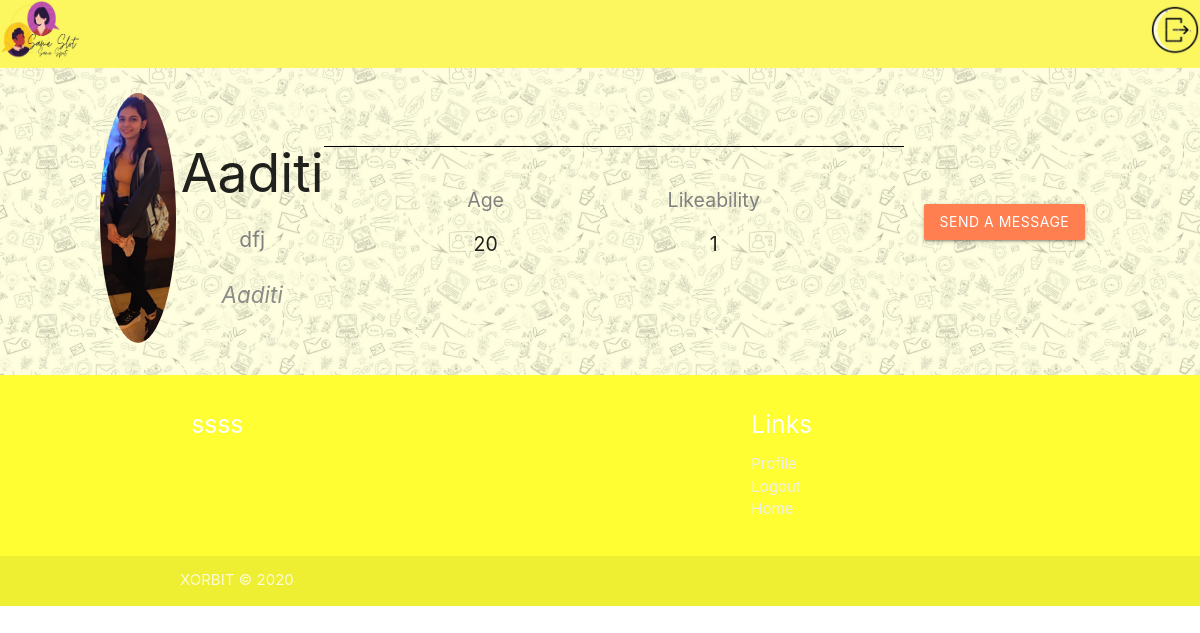
The page /user/3/ (signed in) on the database as committed earlier.
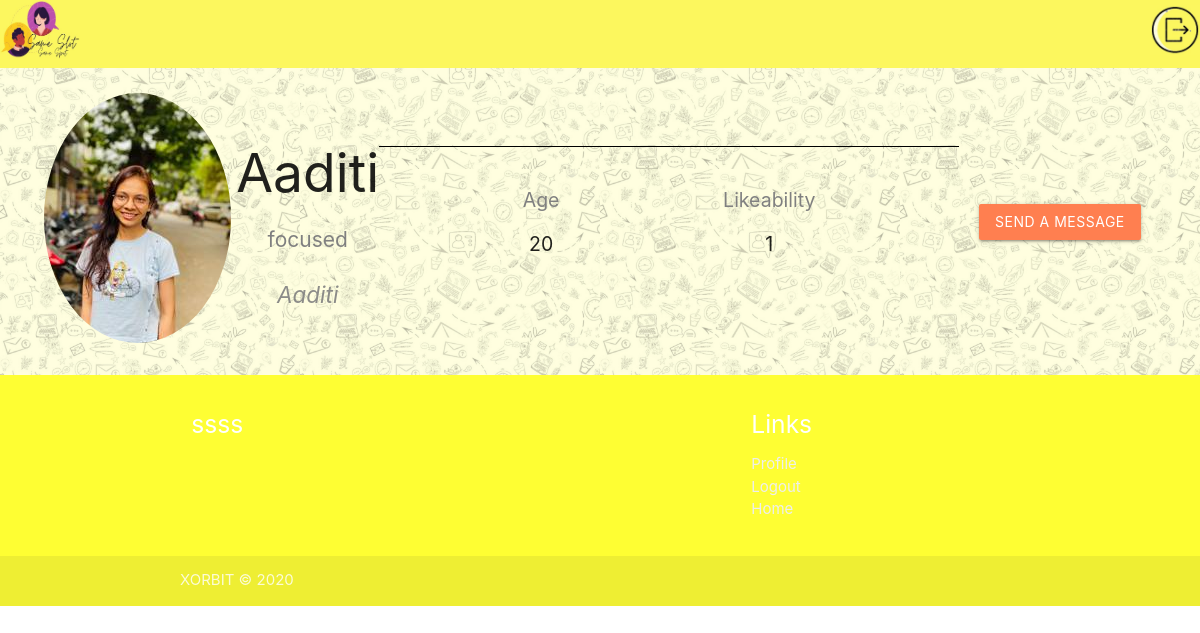
The same page on the database as committed later.
### users/models.py (models this page shows, shortened)
class Profile(models.Model):
    GENDER_C = [
        ("Male", "Male"),
        ("Female", "Female"),
        ("Other", "Other")
    ]
    PROFILE_T = [
        ("Bff's", "Bff's"),
        ("Dating", "Dating"),
        ("Business", "Business")
    ]
    user = models.OneToOneField(User, on_delete=models.CASCADE)
    full_name = models.CharField(max_length=100, null=True)
    age = models.IntegerField(null=True)
    gender = models.CharField(max_length=50, blank=True, null=True, choices=GENDER_C)
    profile_image = models.ImageField(upload_to='profile_pic', default="default.jpg", null=True, blank=True)
    bio = models.TextField(null=True)
    profiletype = models.CharField(max_length=50, choices=PROFILE_T, default=None, null=True, blank=True)
    likeability = models.ManyToManyField( User, related_name="likes", blank=True)
    blocked_by = models.ManyToManyField(User, related_name="blocked", blank=True)

### main/views.py (the view)
# urls.py: path("user/<int:pk>/", views.UserDetail.as_view(), name="user-detail"),
class UserDetail(LoginRequiredMixin, DetailView):
    model = Profile

### users/templates/users/profile_detail.html (shortened to what this page needs)
{% extends "base.html" %}
{% load crispy_forms_tags %}
{% block content %}
<section>
    <div class="navigation navigation--bg" style="background-color:#fcf75e">
      <div class="user-view">
        <a href="{% url 'profile-page' %}"><img  width="80px" height="60px"  src="/static/main/b3.jpg" />
      </div>
      <div>
        {% if user.is_authenticated %}
        <a href="{% url 'logout' %}"></a><img  width="50px" height="50px"  src="/static/main/b4.jpg" />
        {% else %}
        <a href="{% url 'login' %}" class="login link">Log in</a>
        {% endif %}
      </div>
  </div>
  <section class="profile">
    <div>
      <img src="{{object.profile_image.url}}" alt="" class="profile-image" />
    </div>
    <div class="profile-about">
      <h2>{{ object.full_name }}</h2>
      <p class="bio">{{ object.bio }}</p>
      <p class="username">{{ object.user.username }}</p>
    </div>
    <div class="stats">
      <div>
        <h4 class="header">Age</h4>
        <h4>{{ object.age }}</h4>
      </div>
      <div>
        <h4 class="header">Likeability</h4>
        <h4>{{object.likeability.count}}</h4>
      </div>
    </div>
    <a
      href="{% url 'write-message' object.user.username %}"
      class="btn"
      style="margin: 20px; background: coral"
      >Send a Message</a
    >
  </section>
</section>
<footer class="page-footer" style="background-color:#fefe33" >
  <div class="container">
    <div class="row">
      <div class="col l6 s12">
        <h5 class="white-text">ssss</h5>
      </div>
      <div class="col l4 offset-l2 s12">
        <h5 class="white-text">Links</h5>
        <ul>
          <li>
            <a class="grey-text text-lighten-3" href="{% url 'profile-page' %}"
              >Profile</a
            >
          </li>
          <li>
            <a class="grey-text text-lighten-3" href="{% url 'logout' %}"
              >Logout</a
            >
          </li>
          <li>
            <a class="grey-text text-lighten-3" href="{% url 'date-page' %}"
              >Home</a
            >
          </li>
        </ul>
      </div>
    </div>
  </div>
  <div class="footer-copyright">
    <div class="container">XORBIT © 2020</div>
  </div>
</footer>
{% endblock content %}

Rows that differ between the two databases and show on the page:
changed Profile "Aaditi": profile_image: a different picture; bio "dfj" → "focused"
